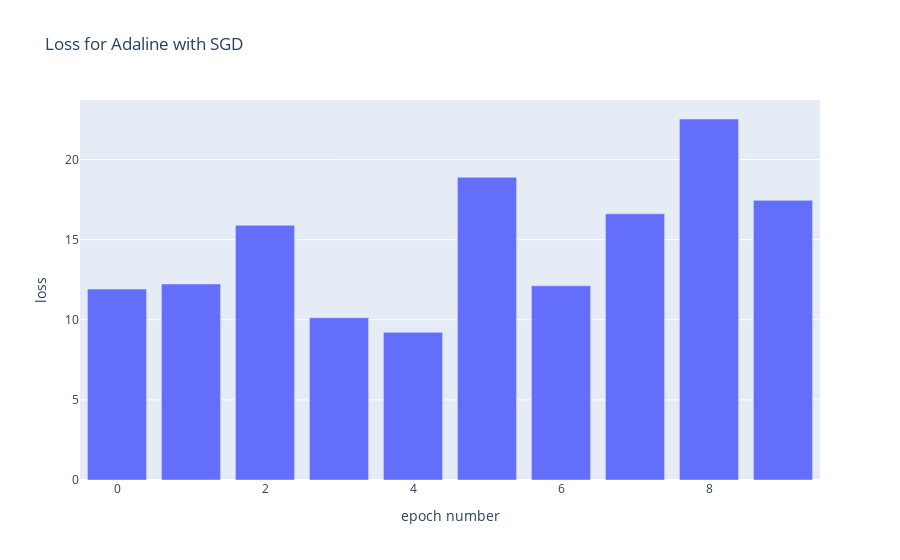

Notebook code cell kept with this figure:
### Code cell
data_trace = go.Bar(x=np.arange(10), y=eval_results)
fig = go.Figure(data=[data_trace])

fig.update_layout(
    title='Loss for Adaline with SGD',
    xaxis_title="epoch number",
    yaxis_title="loss"
)

fig.show()

### Figure 1 — Plotly figure (JSON) as saved in the notebook; plotly's stock layout.template omitted (floating-point values rounded to 4 significant figures)
{"data": [{"type": "bar", "x": [0, 1, 2, 3, 4, 5, 6, 7, 8, 9], "y": [11.92, 12.23, 15.9, 10.12, 9.216, 18.89, 12.12, 16.61, 22.53, 17.45]}], "layout": {"title": {"text": "Loss for Adaline with SGD"}, "xaxis": {"title": {"text": "epoch number"}}, "yaxis": {"title": {"text": "loss"}}}}
